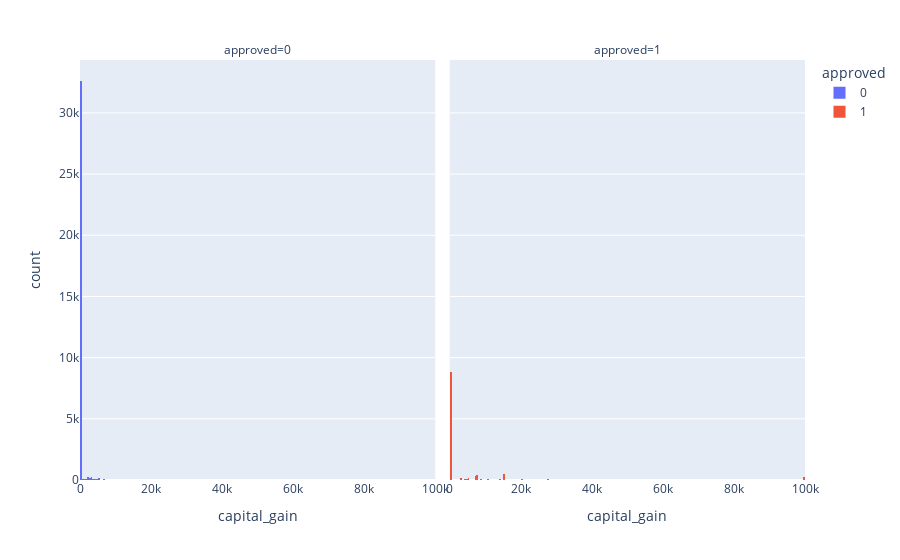

The code cell stored with this chart in its notebook:
### Code cell
px.histogram(data_frame = df, x = 'capital_gain', facet_col = 'approved', color = 'approved')

### Figure 1 — Plotly figure (JSON) as saved in the notebook; plotly's stock layout.template omitted (floating-point values rounded to 4 significant figures; data arrays with more than 128 entries replaced by an {"elided": "..."} marker saying what was removed)
{"data": [{"alignmentgroup": "True", "bingroup": "x", "hovertemplate": "approved=0<br>capital_gain=%{x}<br>count=%{y}<extra></extra>", "legendgroup": "0", "marker": {"color": "#636efa"}, "name": "0", "offsetgroup": "0", "orientation": "v", "showlegend": true, "type": "histogram", "x": {"elided": "34014 int values"}, "xaxis": "x", "yaxis": "y"}, {"alignmentgroup": "True", "bingroup": "x", "hovertemplate": "approved=1<br>capital_gain=%{x}<br>count=%{y}<extra></extra>", "legendgroup": "1", "marker": {"color": "#EF553B"}, "name": "1", "offsetgroup": "1", "orientation": "v", "showlegend": true, "type": "histogram", "x": {"elided": "11208 int values"}, "xaxis": "x2", "yaxis": "y2"}], "layout": {"annotations": [{"font": {}, "showarrow": false, "text": "approved=0", "x": 0.245, "xanchor": "center", "xref": "paper", "y": 1, "yanchor": "bottom", "yref": "paper"}, {"font": {}, "showarrow": false, "text": "approved=1", "x": 0.755, "xanchor": "center", "xref": "paper", "y": 1, "yanchor": "bottom", "yref": "paper"}], "barmode": "relative", "legend": {"title": {"text": "approved"}, "tracegroupgap": 0}, "margin": {"t": 60}, "xaxis": {"anchor": "y", "domain": [0, 0.49], "title": {"text": "capital_gain"}}, "xaxis2": {"anchor": "y2", "domain": [0.51, 1], "matches": "x", "title": {"text": "capital_gain"}}, "yaxis": {"anchor": "x", "domain": [0, 1], "title": {"text": "count"}}, "yaxis2": {"anchor": "x2", "domain": [0, 1], "matches": "y", "showticklabels": false}}}
